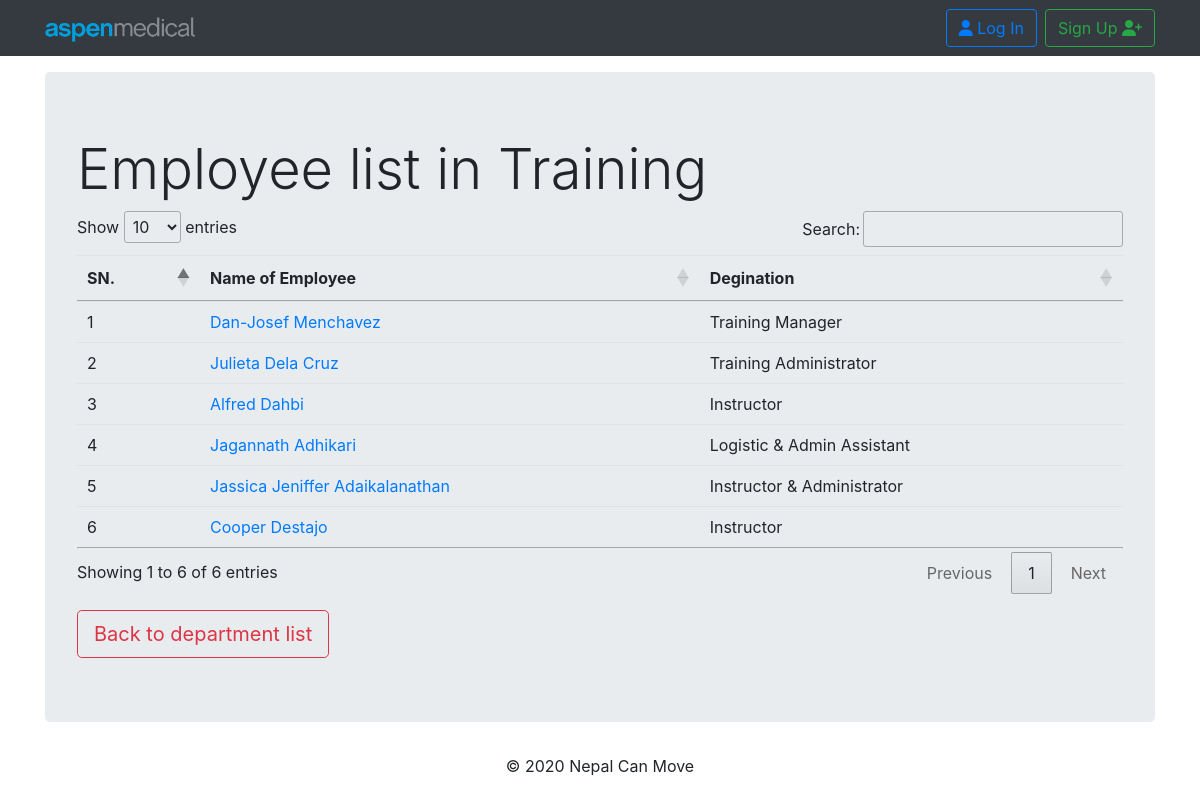
Page /payroll/empdeplist/1/ on the committed database.
### payroll/models.py (models this page shows, shortened)
class Department(models.Model):
    department = models.CharField(unique=True, max_length=40)
    def __str__(self):
        return self.department

class Employee(models.Model):
    employee_id         = models.CharField(primary_key=True, max_length=60, unique=True)
    first_name          = models.CharField(max_length=60, blank=True,null=True)
    middle_name         = models.CharField(max_length=60, blank=True,null=True)
    last_name           = models.CharField(max_length=60, blank=True,null=True)
    GENDER_CHOICES      = (('Male', 'Male'),('Female', 'Female'),('Other', 'Other'),)
    gender              = models.CharField(max_length=10, choices=GENDER_CHOICES)
    DOB                 = models.DateField(null=True, blank=True)
    religion            = models.CharField(max_length=20, null=True, blank=True)
    citizenship         = models.CharField(max_length=20, null=True, blank=True)
    country_birth       = models.CharField(max_length=20, null=True, blank=True)
    email               = models.EmailField(max_length=70, blank=True,null=True)
    phone               = models.IntegerField(null=True, blank=True,default=0)
    uae_address         = models.CharField(max_length=90, null=True, blank=True)
    home_country_phone  = models.CharField(max_length=90, null=True, blank=True)
    home_country_address= models.CharField(max_length=90, null=True, blank=True)
    department          = models.ForeignKey(Department, related_name='dept_name', on_delete=models.CASCADE,null=True,blank=True)
    designation         = models.CharField(max_length=40, null=True, blank=True)
    department_head     = models.BooleanField(default=False)
    joining_date        = models.DateField(null=True, blank=True)
    img                 = models.ImageField(upload_to='pics',null=True,blank=True, default='/static/images/default-user.jpg')
    employee_status_choice     = (('Active', 'Active'),('Inactive', 'Inactive'))
    employee_status            = models.CharField(max_length=10, default=['Active'], choices=employee_status_choice)
    def __str__ (self):
        return str(self.first_name)+' '+ str(self.last_name)

### payroll/views.py (the view)
# urls.py: path('empdeplist/<int:pk>/',views.ListofEmpInDep, name="empdeplist"),
def ListofEmpInDep(request, pk):
    data = models.Department.objects.get(pk=pk)
    list_employee = models.Employee.objects.filter(department=data)
    return render(request,'payroll/empdeplist.html',
        {'list_employee':list_employee,
        'data': data,
        })

### payroll/templates/payroll/empdeplist.html (shortened to what this page needs)
{% extends "base.html" %}
{% block content %}
{% load humanize %}
<div class="jumbotron">
  <h2 class="display-4"> Employee list in {{data}} </h2>
  <table class="table table-hover" id="table_id">
    <thead>
      <tr>
        <th scope="col">SN.</th>
        <th> Name of Employee</th>
        <th> Degination</th>
      </tr>
    </thead>
    <tbody>
      {% for emp in list_employee %}
      <tr>
        <td scope="row">{{ forloop.counter }}</td>
        <td> <a href="{% url 'payroll:employee_detail' pk=emp.pk %}">{{emp}} </a></td>
        <td> {{emp.designation}} </td>
      </tr>
      {% endfor %}
    </tbody>
  </table>
  <a class="btn btn-outline-danger btn-lg mt-3" href="{% url 'payroll:department_list' %}" role="button">Back to department list</a>
</div>
{% endblock %}

### rows in the picture
Department: department "Training"
Employee: first_name+last_name "Dan-Josef Menchavez", designation "Training Manager"
Employee: first_name+last_name "Julieta Dela Cruz", designation "Training Administrator"
Employee: first_name+last_name "Alfred Dahbi", designation "Instructor"
Employee: first_name+last_name "Jagannath Adhikari", designation "Logistic & Admin Assistant"
Employee: first_name+last_name "Jassica Jeniffer Adaikalanathan", designation "Instructor & Administrator"
Employee: first_name+last_name "Cooper Destajo", designation "Instructor"
